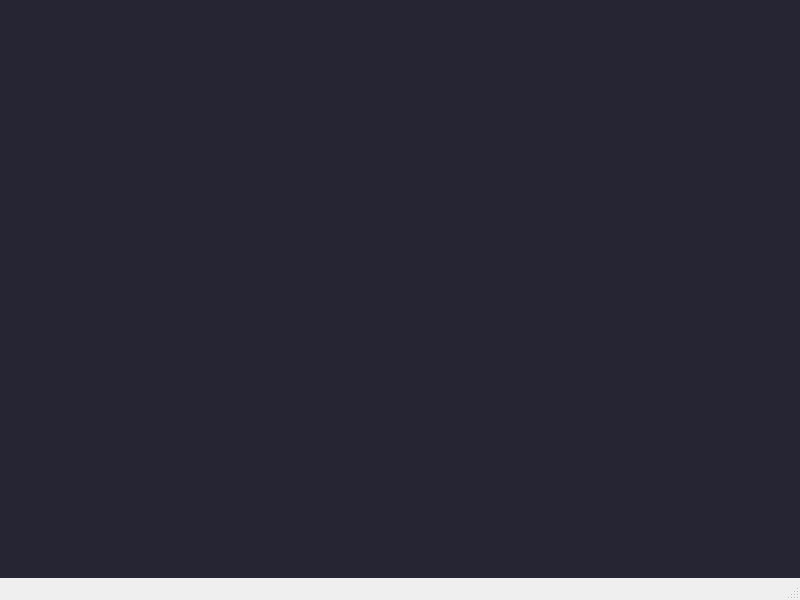
<?xml version="1.0" encoding="UTF-8"?>
<ui version="4.0">
 <class>MainWindow</class>
 <widget class="QMainWindow" name="MainWindow">
  <property name="geometry">
   <rect>
    <x>0</x>
    <y>0</y>
    <width>800</width>
    <height>600</height>
   </rect>
  </property>
  <property name="windowTitle">
   <string>MainWindow</string>
  </property>
  <widget class="QWidget" name="centralwidget">
   <widget class="QWidget" name="widget" native="true">
    <property name="geometry">
     <rect>
      <x>0</x>
      <y>0</y>
      <width>1441</width>
      <height>751</height>
     </rect>
    </property>
    <property name="styleSheet">
     <string notr="true">QWidget {
	background: #252534;
}</string>
    </property>
   </widget>
  </widget>
  <widget class="QMenuBar" name="menubar">
   <property name="geometry">
    <rect>
     <x>0</x>
     <y>0</y>
     <width>800</width>
     <height>24</height>
    </rect>
   </property>
  </widget>
  <widget class="QStatusBar" name="statusbar"/>
 </widget>
 <resources/>
 <connections/>
</ui>
